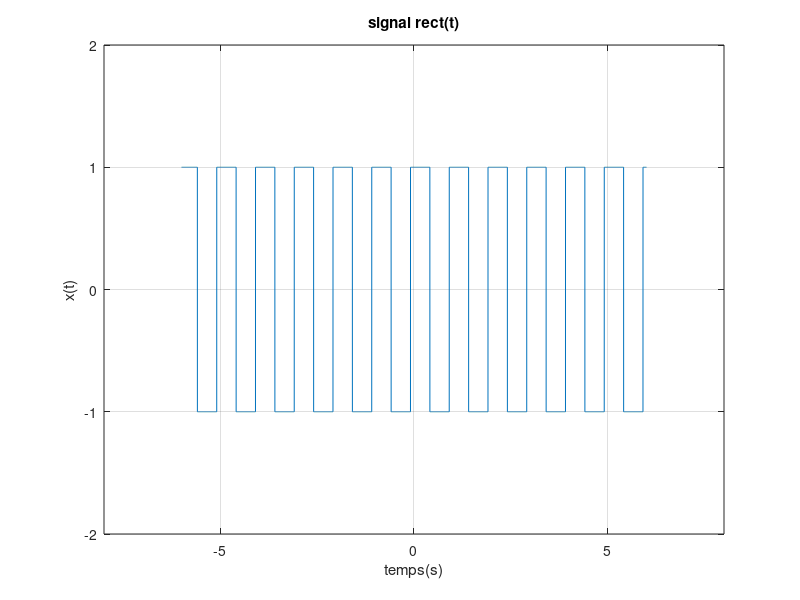

Source code (MATLAB):
%Signal rectangulaire périodique :

t=-6:0.001:6;
x = square(2*pi*(t+0.25)-1);
plot(t,x);
axis([-8,8 -2,2]);
grid on 
xlabel('temps(s)');
ylabel('x(t)');
title('signal rect(t)');





